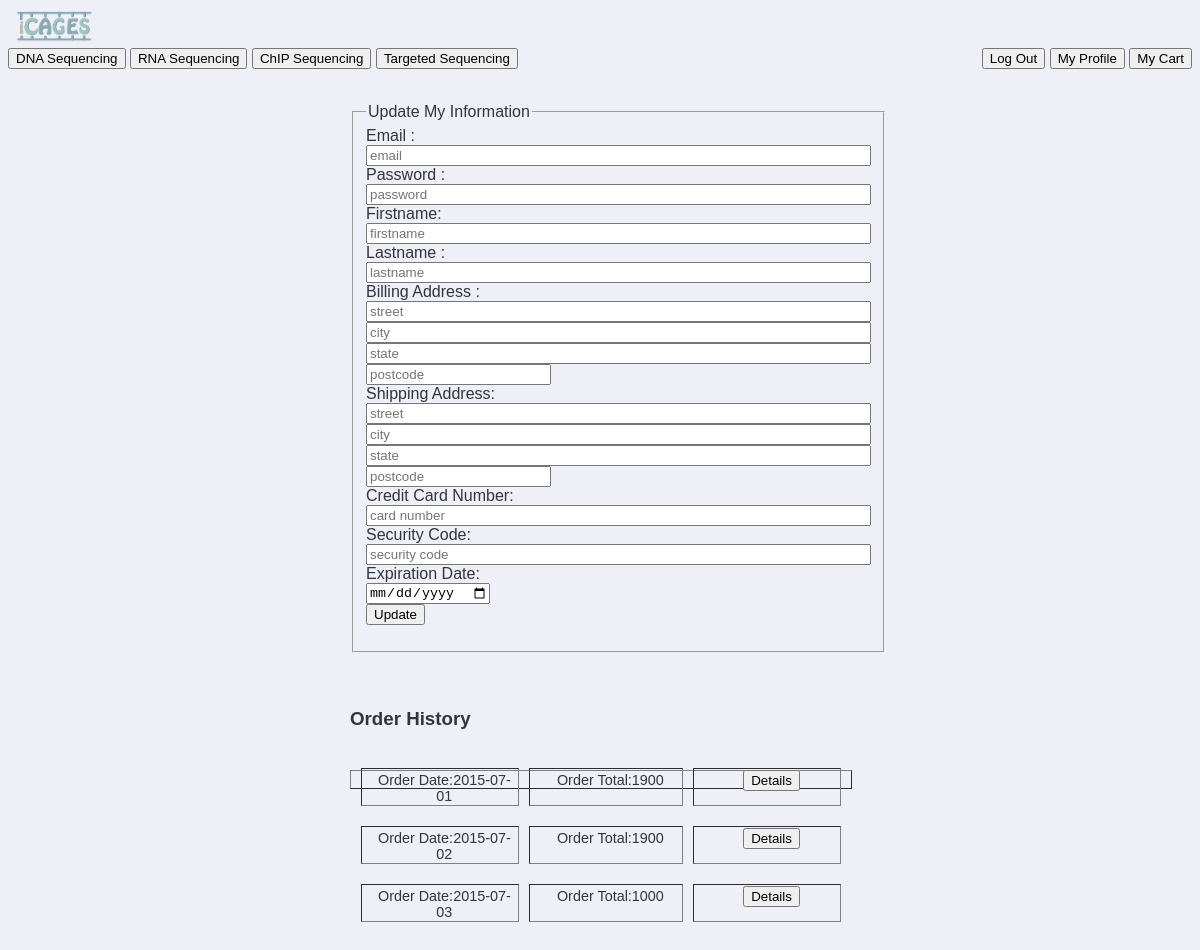
Page /icages_frontend/user.php (signed in) on the committed database.
### tables this page shows
create table Orders (
    orderid int(11) not null auto_increment,
    orderdate date,
    ordertotal BIGINT(20),
    customerid BIGINT(20),
    paid varchar(10),
    primary key (orderid)
);

### icages_frontend/user.php (the view, shortened to what this page needs)
<?php $id=$_SESSION['customerid'];
    ?>
<html>
<head>
<link rel="stylesheet" type="text/css" href="stylesheet/mystyle.css">
</head>
<body onload="autoFill('<?php echo $id;?>')">
<div id="header">
<a href="home.php"><img src="img/logo.png" height="40"/></a>
<form action="" method="POST">
<input type="submit" name="dna" value="DNA Sequencing"/>
<input type="submit" name="rna" value="RNA Sequencing"/>
<input type="submit" name="chip" value="ChIP Sequencing"/>
<input type="submit" name="target" value="Targeted Sequencing"/>
<div style="float:right">
<input type="submit" name="logout" value="Log Out"/>
<input type="submit" name="profile" value="My Profile"/>
<input type="submit" name="cart" value="My Cart"/>
</div>
</form>
</div>
<br>
<div id="main">
<div style="margin:0 auto; width:500px; z-index:1">
<fieldset style="display:inline-block; width:500px">
<legend>Update My Information</legend>
    <form method="POST">
    Email : <br>
    <input id="update-email" name="update-email" placeholder="email" type="email" size="60" required/><br>
    Password : <br>
    <input id="update-password" name="update-password" placeholder="password" type="password" size="60" required /><br>
    Firstname: <br>
    <input id="update-firstname" name="update-firstname" placeholder="firstname" maxlength="60" size="60" type="text" required/><br>
    Lastname :<br>
    <input id="update-lastname" name="update-lastname" placeholder="lastname" maxlength="60" size="60" type="text" required/><br>
    Billing Address :<br>
    <input id="update-bill-street" name="update-bill-street" placeholder="street" maxlength="60" size="60" type="text" required />
    <input id="update-bill-city" name="update-bill-city" placeholder="city" maxlength="60"  size="60" type="text" required />
    <input id="update-bill-state" name="update-bill-state" placeholder="state" maxlength="2" size="60" pattern="AL|AK|AR|AZ|CA|CO|CT|DC|DE|FL|GA|HI|IA|ID|IL|IN|KS|KY|LA|MA|MD|ME|MI|MN|MO|MS|MT|NC|ND|NE|NH|NJ|NM|NV|NY|OH|OK|OR|PA|RI|SC|SD|TN|TX|UT|VA|VT|WA|WI|WV|WY|al|ak|ar|az|ca|co|ct|dc|de|fl|ga|hi|ia|id|il|in|ks|ky|la|ma|md|me|mi|mn|mo|ms|mt|nc|nd|ne|nh|nj|nm|nv|ny|oh|ok|or|pa|ri|sc|sd|tn|tx|ut|va|vt|wa|wi|wv|wy" title="Two letter state code" type="text" required />
    <input id="update-bill-postcode" name="update-bill-postcode" placeholder="postcode" type="text" maxlength="5" pattern="[0-9]{5}" required title="Postcode" /><br>
    Shipping Address: <br>
    <input id="update-ship-street" name="update-ship-street" placeholder="street" maxlength="60" size="60" type="text" required />
    <input id="update-ship-city" name="update-ship-city" placeholder="city" maxlength="60"  size="60" type="text" required />
    <input id="update-ship-state" name="update-ship-state" placeholder="state" maxlength="2" size="60" pattern="AL|AK|AR|AZ|CA|CO|CT|DC|DE|FL|GA|HI|IA|ID|IL|IN|KS|KY|LA|MA|MD|ME|MI|MN|MO|MS|MT|NC|ND|NE|NH|NJ|NM|NV|NY|OH|OK|OR|PA|RI|SC|SD|TN|TX|UT|VA|VT|WA|WI|WV|WY|al|ak|ar|az|ca|co|ct|dc|de|fl|ga|hi|ia|id|il|in|ks|ky|la|ma|md|me|mi|mn|mo|ms|mt|nc|nd|ne|nh|nj|nm|nv|ny|oh|ok|or|pa|ri|sc|sd|tn|tx|ut|va|vt|wa|wi|wv|wy" title="Two letter state code" type="text" required />
    <input id="update-ship-postcode" name="update-ship-postcode" placeholder="postcode" type="text" pattern="[0-9]{5}" maxlength="5" pattern="[0-9]{5}" title="Postcode" required /><br>
    Credit Card Number: <br>
    <input id="update-card" name="update-card" placeholder="card number" type="text" maxlength="16" pattern="[0-9]{16}" size="60" required/><br>
    Security Code: <br>
    <input id="update-security" name="update-security" placeholder="security code" type="text" maxlength="3" pattern="[0-9]{3}" size="60" required/><br>
    Expiration Date: <br>
    <input id="update-expire" name="update-expire" placeholder="expiration date" type="date" required/><br>
    <input id="update-submit" name="update-submit" value="Update" type="submit" />
    </form>
</fieldset>
</div>
<br>
<div style="margin:0 auto; width:500px; z-index:1">
<br>
<?php
    $query = " SELECT *  from Orders WHERE customerid='" . $_SESSION['customerid'] . "' AND paid='yes' ; ";
    $result = mysql_query($query, $connection);
    if ($result) {
        ?>
<h3 class="order-history">Order History</h3>
<table border="1" style="border-collapse: separate; border-spacing: 10px 20px; display:inline; ">
<?php
        while($subject = mysql_fetch_assoc($result)) {
            ?>
<tr class="main">
<td width="300" style="text-align:center">Order Date:<?php echo $subject["orderdate"]; ?></td>
<td width="300" style="text-align:center">Order Total:<?php echo $subject["ordertotal"]; ?></td>
<td width="300" style="text-align:center"><button>Details</button></td>
</tr>
<?php
    }
    }
    ?>
</table>
</div>
</div>
</body>
</html>

### icages_frontend/stylesheet/mystyle.css (style rules this page uses)
body, html { font-size: 100%; font-family: sans-serif; color: #31353d; background-color: #eeeff7; }
a { color: #435779; text-decoration: none; }
img { max-width: 100%; }
td { padding-left:10px; vertical-align:text-top; font-size: 0.9em; }

### rows in the picture
orders: orderdate "2015-07-01", ordertotal "1900"
orders: orderdate "2015-07-02", ordertotal "1900"
orders: orderdate "2015-07-03", ordertotal "1000"
